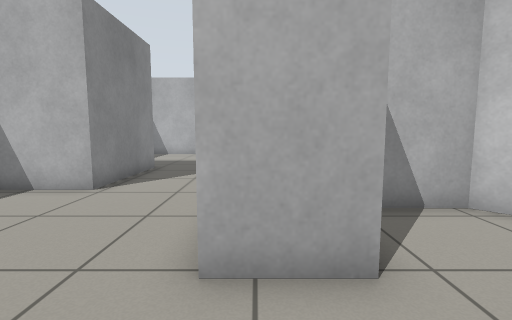
view 1 (above)

14 first-person views from a walk through a robot-simulator world made for Gazebo. The camera is 0.78 m above the floor, tilts 6° down and sees 85° across. The floor is counted in squares, 0.5 m on a side. Each view is taken from the middle of a square. On the plan, view 1 faces up. The plan holds only what a view shows up to about 14 squares ahead; the rest is blank.

view 2
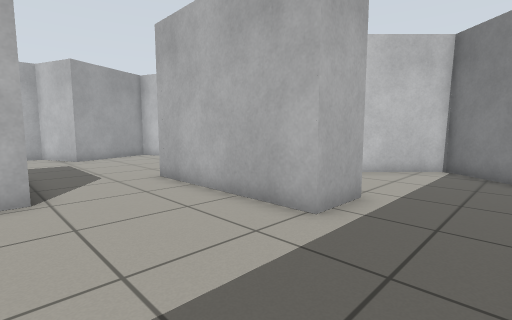

view 3
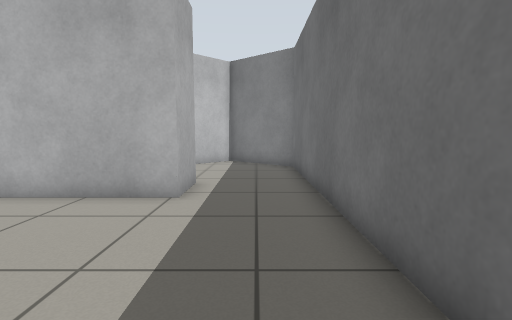

view 4
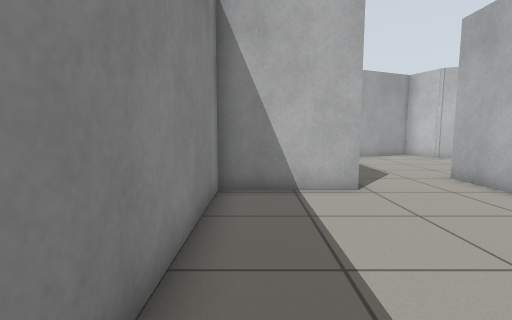

view 5
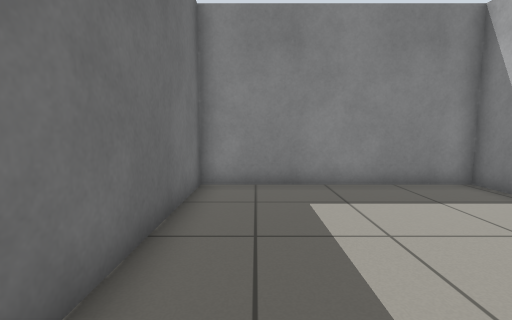

view 6
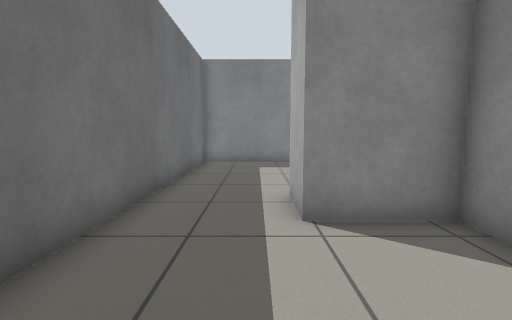

view 7
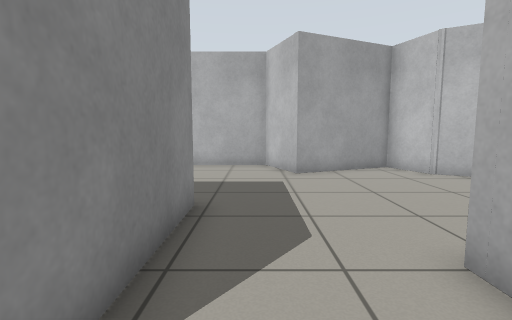

view 8
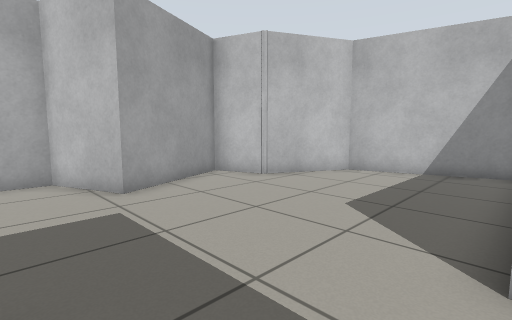

view 9
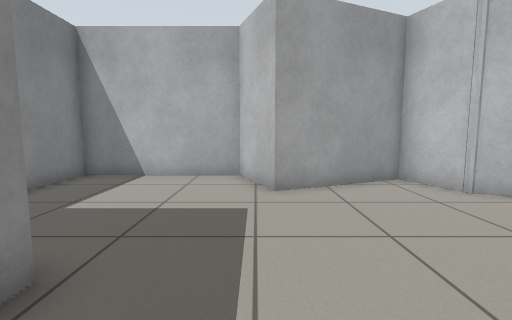

view 10
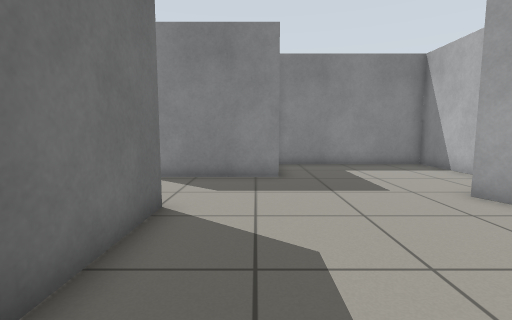

view 11
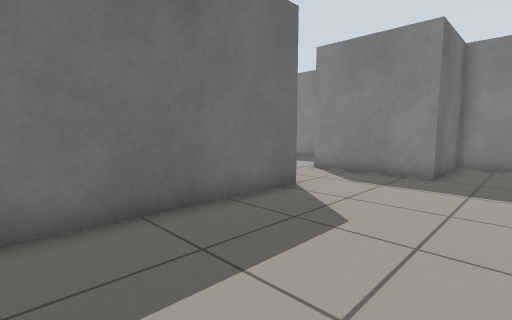

view 12
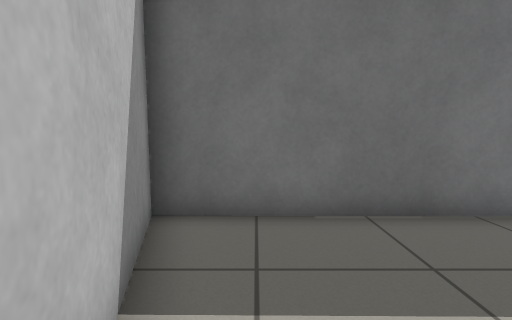

view 13
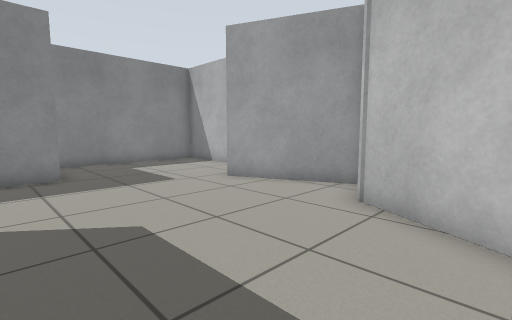

view 14
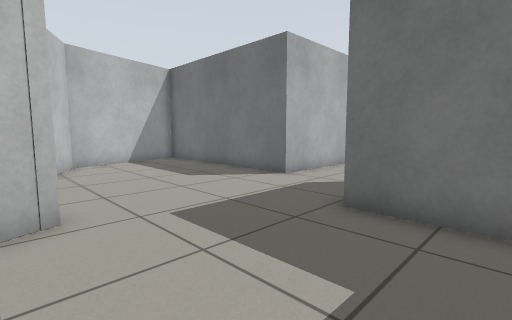

### Floor plan
Ten units are one square. View 1 is at (0, 0); x grows to the right and y downward. Boxes are objects, and circles mark ways between rooms. Rooms are numbered by the first view taken in them; rooms with no view inside come last. Other rooms are left out.
<svg viewBox="-85 -192 169 203">
<path fill="none" stroke="#000" d="M-5 6 50 6 75 -23 43 -55 13 -55 13 -28 -6 -28M-43 -73 -80 -73 -80 6 -5 6M-6 -28 -6 -74M-6 -74 -6 -91 79 -90 65 -143 33 -159 26 -179 -15 -161 -26 -187 -80 -187 -80 -118 -43 -118 -43 -73"/>
<circle cx="5" cy="-10" r="3" fill="#2a7"/>
<circle cx="-25" cy="-85" r="3" fill="#2a7"/>
<text x="30" y="-20">1</text>
<text x="-40" y="-40">2</text>
<text x="-10" y="-130">3</text>
</svg>
Room 1 opens to room 2. Room 2 opens to room 3.

Where each view was taken, in squares from view 1:
view 1: 0 up, 0 right, facing up
view 2: 0 up, 5 left, facing up-right
view 3: 1 up, 7 left, facing right
view 4: 0 up, 7 left, facing up
view 5: 1 up, 0 right, facing left
view 6: 2 up, 6 right, facing left
view 7: 6 up, 3 left, facing up
view 8: 9 up, 4 left, facing up-right
view 9: 9 up, 2 left, facing up
view 10: 11 up, 5 right, facing left
view 11: 14 up, 6 right, facing down-left
view 12: 14 up, 6 right, facing down
view 13: 10 up, 6 right, facing up-left
view 14: 17 up, 7 left, facing down-right
